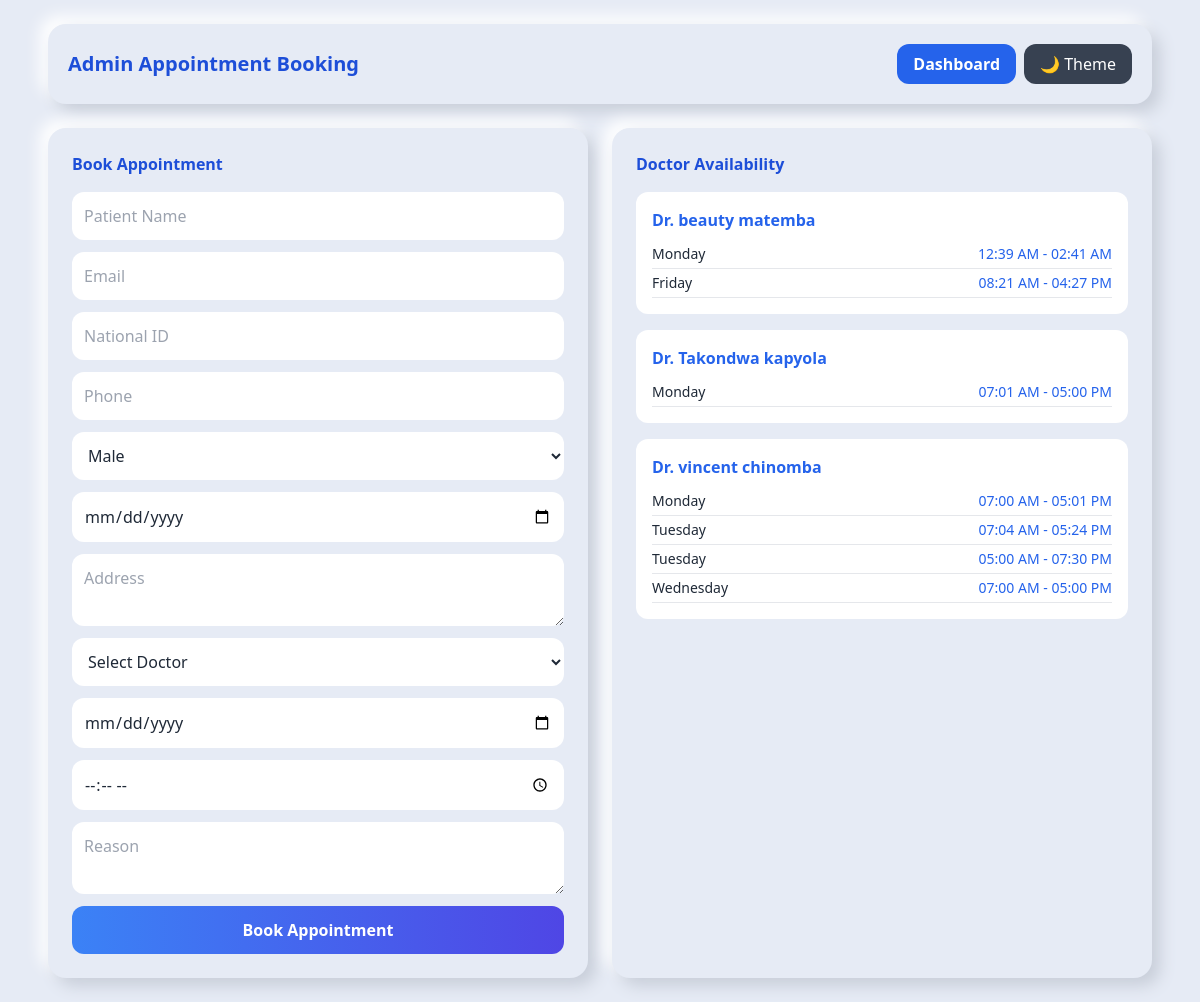
/admin_assisted_booking.php (signed in), run on the app's committed database.
### tables this page shows
CREATE TABLE IF NOT EXISTS `doctor_schedules` (
  `id` int NOT NULL AUTO_INCREMENT,
  `doctor_id` int NOT NULL,
  `day_of_week` enum('Monday','Tuesday','Wednesday','Thursday','Friday') NOT NULL,
  `start_time` time NOT NULL,
  `end_time` time NOT NULL,
  `slot_duration` int DEFAULT '30',
  `is_available` tinyint(1) DEFAULT '1',
  `created_at` timestamp NULL DEFAULT CURRENT_TIMESTAMP,
  PRIMARY KEY (`id`),
  KEY `doctor_id` (`doctor_id`)
);

### admin_assisted_booking.php (the view, shortened to what this page needs)
<?php
require_once "notification_functions.php";
$availability = $conn->query("
    SELECT ds.*, u.name AS doctor_name
    FROM doctor_schedules ds
    JOIN users u ON u.id = ds.doctor_id
    WHERE ds.is_available = 1
    ORDER BY u.name, ds.day_of_week
");
$schedules = [];
while ($row = $availability->fetch_assoc()) {
    $schedules[$row['doctor_id']]['name'] = $row['doctor_name'];
    $schedules[$row['doctor_id']]['slots'][] = $row;
}
?>
<!DOCTYPE html>
<html lang="en">
<head>
<script src="https://cdn.tailwindcss.com"></script>
</head>
<body class="bg-[#e6ebf5] text-gray-800 dark:text-white">
<div class="max-w-6xl mx-auto p-6">
<div class="card p-5 mb-6 flex justify-between items-center">
    <h1 class="text-xl font-bold text-blue-700">
        Admin Appointment Booking
    </h1>
    <div class="flex gap-2">
        <a href="admin.php"
           class="px-4 py-2 rounded-xl bg-blue-600 text-white font-semibold">
            Dashboard
        </a>
        <button onclick="document.documentElement.classList.toggle('dark')"
                class="px-4 py-2 rounded-xl bg-gray-700 text-white">
            🌙 Theme
        </button>
    </div>
</div>
<div class="grid md:grid-cols-2 gap-6">
<div class="card p-6">
<h2 class="font-bold mb-4 text-blue-700">Book Appointment</h2>
<form method="POST" class="grid gap-3">
<input name="patient_name" placeholder="Patient Name" class="input">
<input name="email" placeholder="Email" class="input">
<input name="nid" placeholder="National ID" class="input">
<input name="phone" placeholder="Phone" class="input">
<select name="gender" class="input">
    <option>Male</option>
</select>
<input type="date" name="dob" class="input">
<textarea name="address" placeholder="Address" class="input"></textarea>
<select name="doctor_id" class="input" required>
    <option value="">Select Doctor</option>
</select>
<input type="date" name="date" class="input">
<input type="time" name="time" class="input">
<textarea name="reason" placeholder="Reason" class="input"></textarea>
<button name="book"
        class="bg-gradient-to-r from-blue-500 to-indigo-600 text-white p-3 rounded-xl font-bold">
    Book Appointment
</button>
</form>
</div>
<div class="card p-6">
<h2 class="font-bold mb-4 text-blue-700">Doctor Availability</h2>
<?php foreach ($schedules as $doc): ?>
    <div class="mb-4 p-4 bg-white dark:bg-gray-800 rounded-xl">
        <h3 class="font-bold text-blue-600 mb-2">
            Dr. <?= htmlspecialchars($doc['name']) ?>
        </h3>
        <?php foreach ($doc['slots'] as $slot): ?>
            <div class="flex justify-between py-1 text-sm border-b border-gray-200 dark:border-gray-700">
                <span><?= $slot['day_of_week'] ?></span>
                <span class="text-blue-600">
                    <?= date("h:i A", strtotime($slot['start_time'])) ?>
                    -
                    <?= date("h:i A", strtotime($slot['end_time'])) ?>
                </span>
            </div>
        <?php endforeach; ?>
    </div>
<?php endforeach; ?>
</div>
</div>
</div>
</body>
</html>

### admin_assisted_booking.php (style rules this page uses)
.card { background: #e6ebf5; border-radius: 18px; box-shadow: 8px 8px 16px #c8ced9, -8px -8px 16px #ffffff; }
.input { width: 100%; padding: 12px; border-radius: 12px; background: white; outline: none; }

### data on the page
doctor_schedules: day_of_week "Monday", start_time "12:39 AM", end_time "02:41 AM"
doctor_schedules: day_of_week "Friday", start_time "08:21 AM", end_time "04:27 PM"
doctor_schedules: day_of_week "Monday", start_time "07:01 AM", end_time "05:00 PM"
doctor_schedules: day_of_week "Monday", start_time "07:00 AM", end_time "05:01 PM"
doctor_schedules: day_of_week "Tuesday", start_time "07:04 AM", end_time "05:24 PM"
doctor_schedules: day_of_week "Tuesday", start_time "05:00 AM", end_time "07:30 PM"
doctor_schedules: day_of_week "Wednesday", start_time "07:00 AM", end_time "05:00 PM"

### other printed values
$doc['name'] "beauty matemba"
$doc['name'] "Takondwa kapyola"
$doc['name'] "vincent chinomba"
